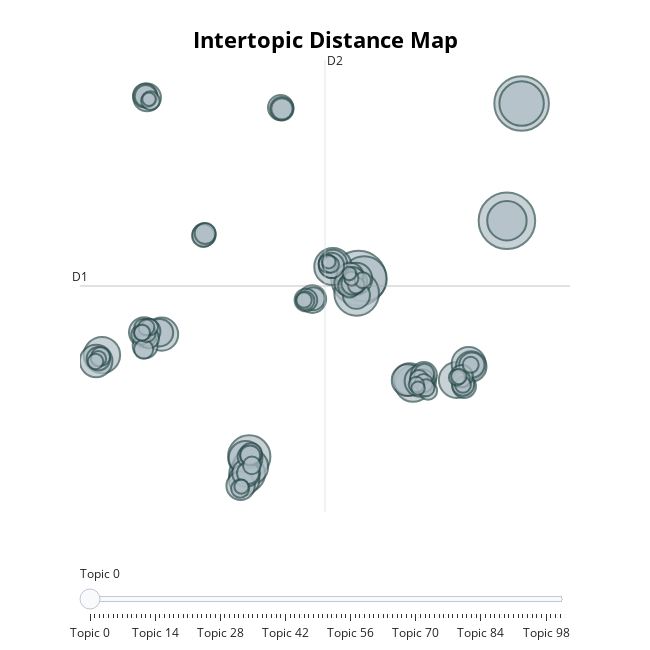

The notebook cell saved with this chart:
### Markdown cell above
### Visualize Topics

Call `.visualize_topics` to create a 2D representation of your topics. The resulting graph is a plotly interactive graph which can be converted to HTML:

### Code cell
topic_model.visualize_topics()
